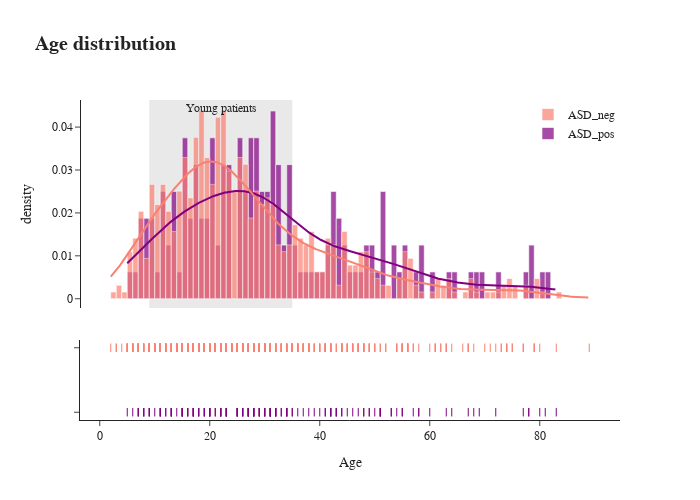

This figure's notebook cell:
### Markdown cell above
### Age Distribution
- ASD_positive:
> average age is 31.53; the min is 5 years; and the maximum is 83 years
- ASD_negative
> average age is 27.6; the minimum is as low as 2 years; and the maximum is 89 years

Lets take a look at the Age distribution

### Code cell
group_labels = ['ASD_pos', 'ASD_neg']
fig = ff.create_distplot([ASD_pos['age'], ASD_neg['age']],
                         group_labels,
                         show_hist=True,
                         show_rug=True,
                         colors=['purple', 'salmon'],
                         )
fig.update_layout(title='<b>Age distribution<b>',
                  xaxis_title='Age',
                  yaxis_title='density',
                  titlefont={'size': 20},
                  font_family = 'San Serif',
                  width=700,height=500,
                  template="simple_white",
                  showlegend=True,
                  legend=dict(
                      orientation="v",
                      y=1,
                      yanchor="top",
                      x=1.0,
                      xanchor="right",
                  )
                  )
fig.add_vrect(
    x0=9, x1=35,
    annotation_text="Young patients", annotation_position="top",
    fillcolor="lightgray", opacity=0.5,
    layer="below", line_width=0,
),
fig.show()

### Figure 1 — Plotly figure (JSON) as saved in the notebook; plotly's stock layout.template omitted (floating-point values rounded to 4 significant figures; data arrays with more than 128 entries replaced by an {"elided": "..."} marker saying what was removed)
{"data": [{"autobinx": false, "histnorm": "probability density", "legendgroup": "ASD_pos", "marker": {"color": "purple"}, "name": "ASD_pos", "opacity": 0.7, "x": {"elided": "161 int values"}, "xaxis": "x", "xbins": {"end": 83.0, "size": 1.0, "start": 5.0}, "yaxis": "y", "type": "histogram"}, {"autobinx": false, "histnorm": "probability density", "legendgroup": "ASD_neg", "marker": {"color": "salmon"}, "name": "ASD_neg", "opacity": 0.7, "x": {"elided": "639 int values"}, "xaxis": "x", "xbins": {"end": 89.0, "size": 1.0, "start": 2.0}, "yaxis": "y", "type": "histogram"}, {"legendgroup": "ASD_pos", "marker": {"color": "purple"}, "mode": "lines", "name": "ASD_pos", "showlegend": false, "x": {"elided": "500 float values"}, "xaxis": "x", "y": {"elided": "500 float values"}, "yaxis": "y", "type": "scatter"}, {"legendgroup": "ASD_neg", "marker": {"color": "salmon"}, "mode": "lines", "name": "ASD_neg", "showlegend": false, "x": {"elided": "500 float values"}, "xaxis": "x", "y": {"elided": "500 float values"}, "yaxis": "y", "type": "scatter"}, {"legendgroup": "ASD_pos", "marker": {"color": "purple", "symbol": "line-ns-open"}, "mode": "markers", "name": "ASD_pos", "showlegend": false, "x": {"elided": "161 int values"}, "xaxis": "x", "y": {"elided": "161 str values"}, "yaxis": "y2", "type": "scatter"}, {"legendgroup": "ASD_neg", "marker": {"color": "salmon", "symbol": "line-ns-open"}, "mode": "markers", "name": "ASD_neg", "showlegend": false, "x": {"elided": "639 int values"}, "xaxis": "x", "y": {"elided": "639 str values"}, "yaxis": "y2", "type": "scatter"}], "layout": {"barmode": "overlay", "hovermode": "closest", "legend": {"traceorder": "reversed", "orientation": "v", "y": 1, "yanchor": "top", "x": 1.0, "xanchor": "right"}, "xaxis": {"anchor": "y2", "domain": [0.0, 1.0], "zeroline": false, "title": {"text": "Age"}}, "yaxis": {"anchor": "free", "domain": [0.35, 1], "position": 0.0, "title": {"text": "density"}}, "yaxis2": {"anchor": "x", "domain": [0, 0.25], "dtick": 1, "showticklabels": false}, "title": {"text": "<b>Age distribution<b>", "font": {"size": 20}}, "font": {"family": "San Serif"}, "width": 700, "height": 500, "showlegend": true, "shapes": [{"fillcolor": "lightgray", "layer": "below", "line": {"width": 0}, "opacity": 0.5, "type": "rect", "x0": 9, "x1": 35, "xref": "x", "y0": 0, "y1": 1, "yref": "y domain"}], "annotations": [{"showarrow": false, "text": "Young patients", "x": 22.0, "xanchor": "center", "xref": "x", "y": 1, "yanchor": "top", "yref": "y domain"}]}}
